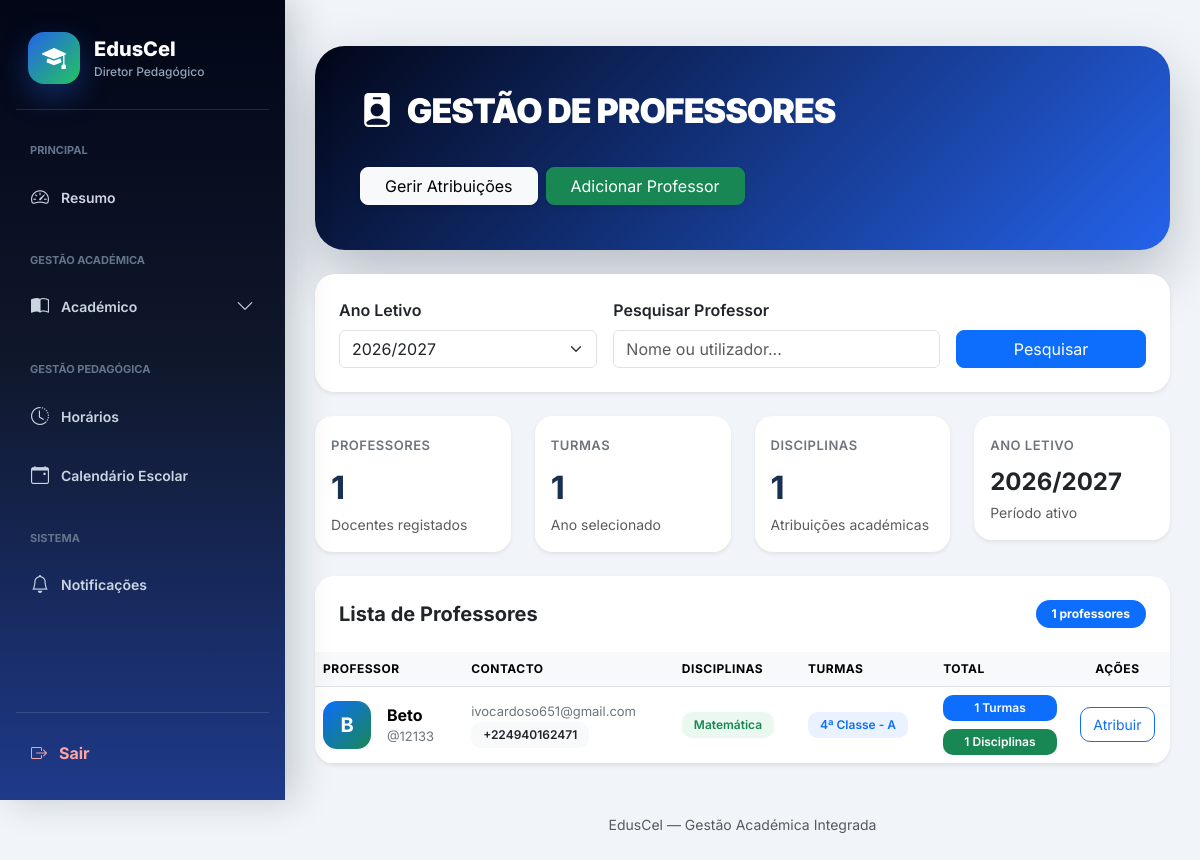
The page /professores/ (signed in) on the database its author committed.
### academic/models.py (models this page shows, shortened)
class AnoLetivo(models.Model):
    nome = models.CharField(max_length=20)  # Ex: 2025/2026
    ativo = models.BooleanField(default=True)
    escola = models.ForeignKey(
        "Escola",
        on_delete=models.CASCADE,
        related_name="anos_letivos"
    )

class Disciplina(models.Model):
    nome = models.CharField(max_length=90)
    turma = models.ForeignKey(
        Turma,
        on_delete=models.CASCADE,
        related_name="disciplinas"
    )
    professor = models.ForeignKey(
        settings.AUTH_USER_MODEL,
        on_delete=models.CASCADE,
        limit_choices_to={'role': 'PROFESSOR'},
        related_name="disciplinas",
        null=True,
        blank=True
    )
    escola = models.ForeignKey(
        Escola,
        on_delete=models.CASCADE,
        related_name="disciplinas"
    )
    criada_em = models.DateTimeField(auto_now_add=True)
    class Meta:
        unique_together = ('nome', 'turma', 'escola')
        ordering = ["nome"]

class Turma(models.Model):
    CLASSE_CHOICES = [
        ('0', 'Iniciação'),
        ('1', '1ª Classe'),
        ('2', '2ª Classe'),
        ('3', '3ª Classe'),
        ('4', '4ª Classe'),
        ('5', '5ª Classe'),
        ('6', '6ª Classe'),
        ('7', '7ª Classe'),
        ('8', '8ª Classe'),
        ('9', '9ª Classe'),
        ('10', '10ª Classe'),
        ('11', '11ª Classe'),
        ('12', '12ª Classe'),
        ('13', '13ª Classe'),
    ]
    TURNOS = [
        ('MANHA', 'Manhã'),
        ('TARDE', 'Tarde'),
        ('NOITE', 'Noite'),
    ]
    classe = models.CharField(
        max_length=10,
        choices=CLASSE_CHOICES,
        verbose_name="Classe"
    )
    curso = models.ForeignKey(
        'Curso',
        on_delete=models.SET_NULL,
        null=True,
        blank=True,
        related_name="turmas",
        verbose_name="Curso"
    )
    identificador = models.CharField(
        max_length=5,
        verbose_name="Identificador da Turma"
    )
    sala = models.CharField(
        max_length=20,
        null=True,
        blank=True,
        verbose_name="Sala"
    )
    turno = models.CharField(
        max_length=10,
        choices=TURNOS,
        default='MANHA',
        verbose_name='Turno'
    )
    ano_letivo = models.ForeignKey(
        'AnoLetivo',
        on_delete=models.CASCADE,
        related_name="turmas",
        verbose_name="Ano Letivo"
    )
    escola = models.ForeignKey(
        'Escola',
        on_delete=models.CASCADE,
        related_name="turmas",
        verbose_name="Escola"
    )
    professor = models.ForeignKey(
        settings.AUTH_USER_MODEL,
        on_delete=models.SET_NULL,
        related_name="turmas",
        limit_choices_to={"role": "PROFESSOR"},
        null=True,
        blank=True,
        verbose_name="Professor Responsável"
    )
    diretor_turma = models.ForeignKey(
        settings.AUTH_USER_MODEL,
        on_delete=models.SET_NULL,
        null=True,
        blank=True,
        limit_choices_to={
            "role": "PROFESSOR"
        },
        related_name="turmas_como_diretor",
        verbose_name="Diretor de Turma"
    )
    criada_em = models.DateTimeField(
        auto_now_add=True,
        verbose_name="Data de Criação"
    )
    class Meta:
        constraints = [
            models.UniqueConstraint(
                fields=[
                    'classe',
                    'identificador',
                    'turno',
                    'ano_letivo',
                    'escola',
                    'curso'
                ],
                name='unique_turma_por_curso'
            )
        ]
        verbose_name = "Turma"
        verbose_name_plural = "Turmas"

### users/models.py (models this page shows, shortened)
class User(AbstractUser):
    ROLE_CHOICES = (
        ("SUPERADMIN", "Super Admin"),
        ("DIRETOR", "Diretor"),
        ("DIRETOR_PEDAGOGICO", "Diretor Pedagógico"),
        ("PROFESSOR", "Professor"),
        ("ALUNO", "Aluno"),
        ("FINANCEIRO", "Financeiro"),
        ("SECRETARIA", "Secretaria"),
    )
    role = models.CharField(
        max_length=25,
        choices=ROLE_CHOICES,
        default="ALUNO",
        verbose_name="Perfil"
    )
    ativo = models.BooleanField(
        default=True,
        verbose_name="Ativo"
    )
    escola = models.ForeignKey(
        "academic.Escola",
        on_delete=models.CASCADE,
        null=True,
        blank=True,
        related_name="usuarios",
        verbose_name="Escola"
    )
    telefone = models.CharField(
        max_length=20,
        unique=True,
        null=True,
        blank=True,
        verbose_name="Telefone"
    )
    telefone_verificado = models.BooleanField(
        default=False,
        verbose_name="Telefone Verificado"
    )
    email_verificado = models.BooleanField(
        default=False,
        verbose_name="Email Verificado"
    )
    criado_em = models.DateTimeField(
        auto_now_add=True,
        verbose_name="Criado em"
    )
    tentativas_login = models.PositiveIntegerField(
        default=0
    )
    bloqueado_ate = models.DateTimeField(
        null=True,
        blank=True
    )
    otp_codigo = models.CharField(
        max_length=128,
        null=True,
        blank=True,
        verbose_name="OTP"
    )
    otp_expira_em = models.DateTimeField(
        null=True,
        blank=True,
        verbose_name="Expira em"
    )
    otp_tentativas = models.PositiveIntegerField(
        default=0,
        verbose_name="Tentativas OTP"
    )
    ultimo_envio_otp = models.DateTimeField(
        null=True,
        blank=True,
        verbose_name="Último envio OTP"
    )
    objects = UserManager()

### core/views.py (the view, shortened to what this page needs)
# urls.py: path('professores/', views.lista_professores, name='professores'),
@login_required
def lista_professores(request):
    if request.user.role not in [
        "DIRETOR",
        "DIRETOR_PEDAGOGICO"
    ]:
        return redirect("dashboard")
    escola = get_escola(request)
    if not escola:
        return redirect("dashboard")
    base_template = (
        "base_diretor_pedagogico.html"
        if request.user.role == "DIRETOR_PEDAGOGICO"
        else "base.html"
    )
    anos = AnoLetivo.objects.filter(
        escola=escola
    ).order_by("-nome")
    ano_id = request.GET.get("ano")
    if ano_id:
        ano_selecionado = get_object_or_404(
            AnoLetivo,
            id=ano_id,
            escola=escola
        )
    else:
        ano_selecionado = anos.filter(
            ativo=True
        ).first()
        if not ano_selecionado:
            ano_selecionado = anos.first()
    pesquisa = request.GET.get(
        "q",
        ""
    ).strip()
    professores = User.objects.filter(
        escola=escola,
        role="PROFESSOR"
    )
    if ano_selecionado:
        disciplinas_queryset = Disciplina.objects.filter(
            turma__ano_letivo=ano_selecionado,
            turma__escola=escola
        ).select_related(
            "turma",
            "turma__curso",
            "turma__ano_letivo"
        ).order_by(
            "turma__classe",
            "turma__identificador",
            "nome"
        )
    else:
        disciplinas_queryset = Disciplina.objects.none()
    professores = professores.prefetch_related(
        Prefetch(
            "disciplinas",
            queryset=disciplinas_queryset,
            to_attr="disciplinas_ano"
        )
    )
    professores = professores.annotate(
        total_disciplinas=Count(
            "disciplinas",
            filter=Q(
                disciplinas__turma__ano_letivo=ano_selecionado
            ),
            distinct=True
        ),
        total_turmas=Count(
            "disciplinas__turma",
            filter=Q(
                disciplinas__turma__ano_letivo=ano_selecionado
            ),
            distinct=True
        )
    ).order_by(
        "first_name",
        "last_name",
        "username"
    )
    for professor in professores:
        turmas = []
        for disciplina in getattr(
            professor,
            "disciplinas_ano",
            []
        ):
            if disciplina.turma not in turmas:
                turmas.append(
                    disciplina.turma
                )
        professor.turmas_ano = turmas
    total_professores = professores.count()
    if ano_selecionado:
        total_turmas = Turma.objects.filter(
            escola=escola,
            ano_letivo=ano_selecionado
        ).count()
        total_disciplinas = Disciplina.objects.filter(
            escola=escola,
            turma__ano_letivo=ano_selecionado
        ).count()
    else:
        total_turmas = 0
        total_disciplinas = 0
    contexto = {
        "base_template":
            base_template,
        "professores":
            professores,
        "anos":
            anos,
        "ano_selecionado":
            ano_selecionado,
        "pesquisa":
            pesquisa,
        "total_professores":
            total_professores,
        "total_turmas":
            total_turmas,
        "total_disciplinas":
            total_disciplinas,
    }
    return render(
        request,
        "professores.html",
        contexto
    )

### core/views.py (called while the page is built)
def get_escola(request):
    user = request.user
    if user.role == 'SUPERADMIN':
        escola_id = request.session.get('escola_id')
        if escola_id:
            return Escola.objects.filter(id=escola_id).first()
        return None
    return user.escola

### core/templates/professores.html (shortened to what this page needs)
{% extends base_template %}
{% block content %}
<div class="container-fluid py-3">
<div class="receipt-hero mb-4">
    <div class="hero-content">
        <div>
            <h1>
                <i class="bi bi-person-badge-fill me-2"></i>
                GESTÃO DE PROFESSORES
            </h1>
        </div>
        {% if request.user.role == "DIRETOR_PEDAGOGICO" %}
        <div class="d-flex gap-2 flex-wrap">
            <a href="{% url 'atribuir_professor' %}"
            class="btn btn-light rounded-3 px-4 shadow-sm">
                Gerir Atribuições
            </a>
            <a href="{% url 'adicionar_professor' %}"
            class="btn btn-success rounded-3 px-4 shadow-sm">
                Adicionar Professor
            </a>
        </div>
        {% endif %}
    </div>
</div>
<div class="card card-premium shadow-sm mb-4">
<div class="card-body p-4">
<form method="GET">
<div class="row g-3">
<div class="col-lg-4">
<label class="form-label fw-semibold">
Ano Letivo
</label>
<select
name="ano"
class="form-select"
onchange="this.form.submit()"
>
{% for ano in anos %}
<option value="{{ ano.id }}"
{% if ano_selecionado and ano.id == ano_selecionado.id %}
selected
{% endif %}
>
{{ ano.nome }}
</option>
{% endfor %}
</select>
</div>
<div class="col-lg-5">
<label class="form-label fw-semibold">
Pesquisar Professor
</label>
<input
type="text"
name="q"
value="{{ pesquisa }}"
class="form-control"
placeholder="Nome ou utilizador..."
>
</div>
<div class="col-lg-3 d-flex align-items-end">
<button
class="btn btn-primary w-100 rounded-3">
Pesquisar
</button>
</div>
</div>
</form>
</div>
</div>
<div class="row g-4 mb-4">
<div class="col-xl-3 col-md-6">
<div class="card stat-card shadow-sm">
<div class="card-body">
<span class="stat-label">
Professores
</span>
<div class="stat-number mt-2">
{{ total_professores }}
</div>
<small class="text-muted">
Docentes registados
</small>
</div>
</div>
</div>
<div class="col-xl-3 col-md-6">
<div class="card stat-card shadow-sm">
<div class="card-body">
<span class="stat-label">
Turmas
</span>
<div class="stat-number mt-2">
{{ total_turmas }}
</div>
<small class="text-muted">
Ano selecionado
</small>
</div>
</div>
</div>
<div class="col-xl-3 col-md-6">
<div class="card stat-card shadow-sm">
<div class="card-body">
<span class="stat-label">
Disciplinas
</span>
<div class="stat-number mt-2">
{{ total_disciplinas }}
</div>
<small class="text-muted">
Atribuições académicas
</small>
</div>
</div>
</div>
<div class="col-xl-3 col-md-6">
<div class="card stat-card shadow-sm">
<div class="card-body">
<span class="stat-label">
Ano Letivo
</span>
<div class="fw-bold fs-4 mt-2">
{% if ano_selecionado %}
{{ ano_selecionado.nome }}
{% else %}
---
{% endif %}
</div>
<small class="text-muted">
Período ativo
</small>
</div>
</div>
</div>
</div>
<div class="card card-premium shadow-sm">
<div class="card-header bg-white border-0 p-4">
<div class="d-flex justify-content-between align-items-center">
<h5 class="fw-bold mb-0">
Lista de Professores
</h5>
<span class="badge bg-primary rounded-pill px-3 py-2">
{{ total_professores }} professores
</span>
</div>
</div>
<div class="card-body p-0">
<div class="table-responsive">
<table class="table table-hover align-middle mb-0">
<thead>
<tr>
<th>
Professor
</th>
<th>
Contacto
</th>
<th>
Disciplinas
</th>
<th>
Turmas
</th>
<th>
Total
</th>
<th class="text-center">
Ações
</th>
</tr>
</thead>
<tbody>
{% for professor in professores %}
<tr>
<td>
<div class="d-flex align-items-center gap-3">
<div class="avatar-professor">
{{ professor.first_name|default:professor.username|slice:":1"|upper }}
</div>
<div>
<strong>
{% if professor.get_full_name %}
{{ professor.get_full_name }}
{% else %}
{{ professor.username }}
{% endif %}
</strong>
<div class="info-mini">
@{{ professor.username }}
</div>
</div>
</div>
</td>
<td>
<div>
{% if professor.email %}
<div class="info-mini">
{{ professor.email }}
</div>
{% else %}
<span class="text-muted">
Sem email
</span>
{% endif %}
</div>
<div>
{% if professor.telefone %}
<span class="badge bg-light text-dark badge-soft">
{{ professor.telefone }}
</span>
{% else %}
<span class="text-muted">
Sem telefone
</span>
{% endif %}
</div>
</td>
<td>
<div class="d-flex flex-wrap gap-2">
{% for disciplina in professor.disciplinas_ano %}
<span class="badge badge-disciplina badge-soft">
{{ disciplina.nome }}
</span>
{% empty %}
<span class="text-muted">
Sem disciplinas
</span>
{% endfor %}
</div>
</td>
<td>
<div class="d-flex flex-wrap gap-2">
{% for turma in professor.turmas_ano %}
<span class="badge badge-turma badge-soft">
{{ turma.get_classe_display }}
-
{{ turma.identificador }}
</span>
{% empty %}
<span class="text-muted">
Sem turmas
</span>
{% endfor %}
</div>
</td>
<td>
<div class="d-flex flex-column gap-2">
<span class="badge bg-primary badge-soft">
{{ professor.total_turmas }}
Turmas
</span>
<span class="badge bg-success badge-soft">
{{ professor.total_disciplinas }}
Disciplinas
</span>
</div>
</td>
<td class="text-center">
<div class="d-flex justify-content-center gap-2">
{% if request.user.role == "DIRETOR_PEDAGOGICO" %}
<a href="{% url 'atribuir_professor' %}"
class="btn btn-outline-primary btn-sm action-btn">
Atribuir
</a>
{% endif %}
</div>
</td>
</tr>
{% endfor %}
</tbody>
</table>
</div>
</div>
</div>
<div class="text-center mt-5 mb-3">
<small class="text-muted">
EdusCel — Gestão Académica Integrada
</small>
</div>
</div>
{% endblock %}

### core/templates/base_diretor_pedagogico.html (style rules this page uses)
* { margin:0; padding:0; box-sizing:border-box; }
body { font-family:'Inter',sans-serif; background:#f1f5f9; color:#0f172a; overflow-x:hidden; }

### core/templates/professores.html (style rules this page uses)
.card-premium { border:none; border-radius:20px; overflow:hidden; }
.stat-card { border:none; border-radius:18px; transition:.25s ease; }
.stat-number { font-size:32px; font-weight:750; color:#183153; }
.stat-label { font-size:13px; color:#6c757d; text-transform:uppercase; font-weight:600; letter-spacing:.5px; }
.table thead th { background:#f8f9fa; font-size:12px; text-transform:uppercase; letter-spacing:.5px; white-space:nowrap; }
.table tbody tr { transition:.2s ease; }
.avatar-professor { width:48px; height:48px; border-radius:14px; display:flex; align-items:center; justify-content:center; background: linear-gradient( 135deg, #0d6efd, #198754 ); color:white; font-size:20px; font-weight:700; }
.badge-soft { padding:7px 12px; border-radius:10px; font-weight:600; }
.badge-disciplina { background:#eaf8ef; color:#198754; }
.badge-turma { background:#eaf2ff; color:#0d6efd; }
.info-mini { font-size:13px; color:#6c757d; }
.action-btn { border-radius:10px; padding:6px 12px; }
.receipt-hero { background: linear-gradient( 135deg, #020617, #2563eb ); border-radius:30px; padding:45px; color:#fff; width:100%; box-sizing:border-box; box-shadow: 0 25px 60px rgba(15,23,42,.25); }
.receipt-hero .hero-content { display:flex; justify-content:space-between; align-items:center; gap:25px; flex-wrap:wrap; }
.receipt-hero h1 { font-size:34px; font-weight:900; letter-spacing:-1px; margin-bottom:10px; }
.container-fluid { padding-left:0 !important; padding-right:0 !important; }

### rows shown on the page
AnoLetivo: nome "2026/2027"
User: first_name "B", get_full_name "Beto", username "12133", email "ivocardoso651@gmail.com", telefone "+224940162471", total_turmas "1", total_disciplinas "1"
Disciplina: nome "Matemática"
Turma: classe "4ª Classe", identificador "A"

### other values the page prints
{{ total_professores }} "1"
{{ total_turmas }} "1"
{{ total_disciplinas }} "1"
form field ano "2026/2027"
